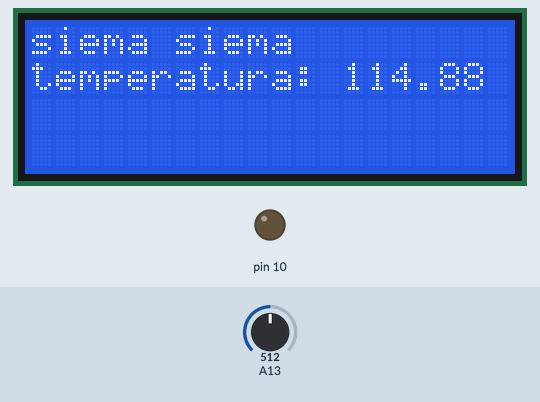
This sketch was run on a simulated Arduino Mega 2560, built with avr-gcc and run on an emulated ATmega2560. Shown: 20×4 character LCD, output pins drawn as LEDs (lit = HIGH). Inputs (shaded band) come from the test bench; at power-on: A13 = 512.

Above: at 1.2 s.
1.3 s: A13 set to 900
At 2.5 s:
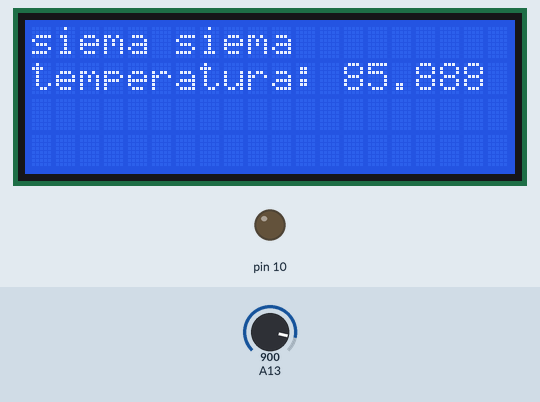
2.8 s: A13 set to 933
At 4.0 s:
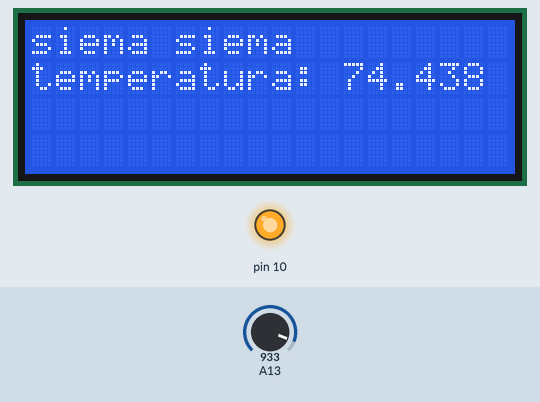
4.3 s: A13 set to 1023
At 5.1 s:
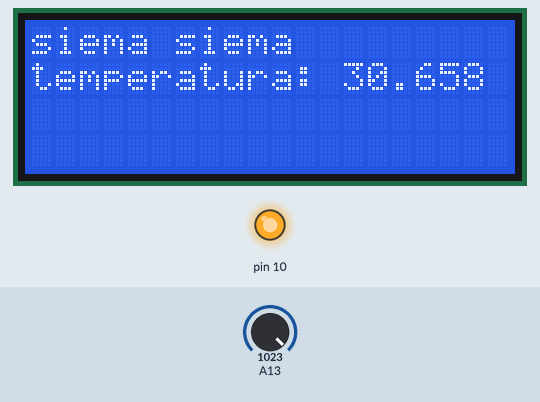
Timing chart, 0 to 7.3 s (numbered marks = the images above; inputs shaded):
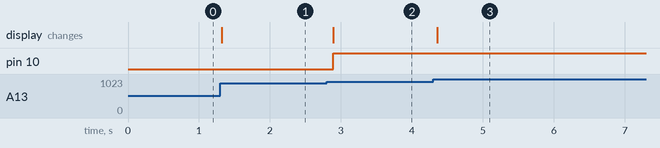

The sketch:

temperatura.ino
```cpp
#include <LiquidCrystal.h>

LiquidCrystal lcd(16,17,23,25,27,29);

#define a -9.5787e-07
#define b 0.0016
#define c -0.8656
#define d 267.2047
double x;
double y;
int temp1;
int i_temp=0;


void setup() {
  lcd.begin(20,4);   // rozmiar wyswietlacza 20x4

  pinMode(10,OUTPUT);
}


void loop() {

  temp1=analogRead(13);
  x = (double)temp1;
  y=a*x*x*x + b*x*x + c*x + d;
  lcd.setCursor(0,0);
  lcd.print("siema siema");
  lcd.setCursor(0,1);  //pozycja na ktorą ma sie ustawic do cholery
  lcd.print("temperatura: ");
  lcd.print(y);


 if(y<80)
  {
    digitalWrite(10,1); //grzała ON
  }
  else if(y>100)
    {
      digitalWrite(10,0); //grzała OFF
    }

  delay(100);


}
```

Measured:
- the behaviour switches between 917 and 918 on A13 (found by bisection; images 1 and 2)
- after the input at 1.3 s, the display: changes at once (image 1)
- after the input at 2.8 s, pin 10: LOW → HIGH after 0.09 s; the display: changes after 0.09 s (image 2)
- after the input at 4.3 s, the display: changes after 0.06 s (image 3)
